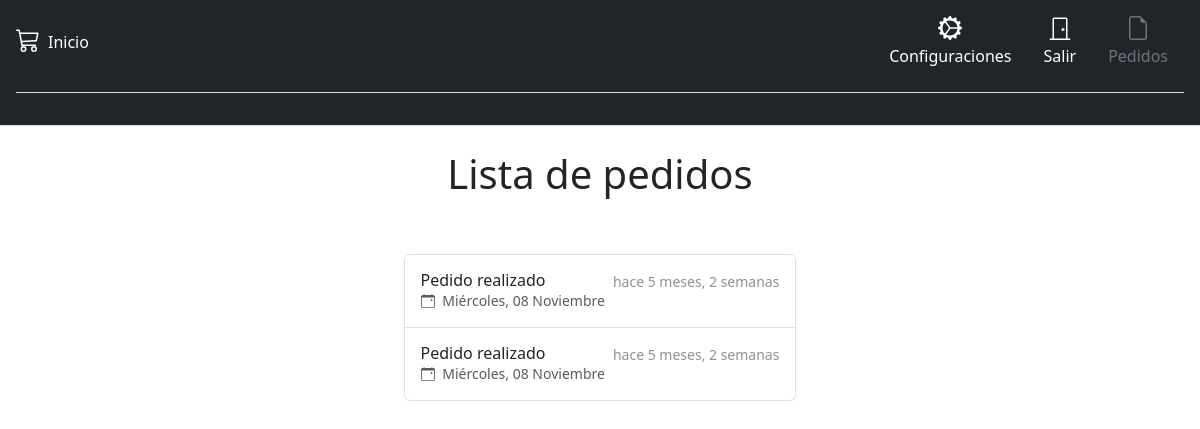
/usuario/1/lista/pedidos/ (signed in), run on the app's committed database.
### apps/home/models.py (models this page shows, shortened)
class Pedido(models.Model):
	usuario = models.ForeignKey(
		Usuario,
		on_delete = models.SET_NULL,
		blank=True,
		null=True,
		related_name='pedidos'
	)
	total = models.FloatField(default = 0.0)
	creado = models.DateTimeField(auto_now_add=True)
	activo = models.BooleanField(default = True)
	class Meta:
		verbose_name = 'Pedido'
		verbose_name_plural = 'Pedidos'
		ordering = ['-creado']
	def get_absolute_url(self):
		return reverse('home:pedido', kwargs = {'pedido_id': self.pk, 'usuario_id': self.usuario.id})

### apps/home/views.py (the view)
@require_http_methods(['GET'])
@login_required(login_url = reverse_lazy('usuarios:login'))
def lista_pedidos_usuario(request, usuario_id = None):
	pedidos = models.Pedido.objects.filter(
			usuario_id = usuario_id
		)
	paginator = Paginator(pedidos, 3)
	lista_pedidos = paginator.get_page(request.GET.get('page'))
	context = {
		'pedidos': lista_pedidos
	}
	return render(request, 'home/lista_pedidos.html', context)

### apps/home/context_processors.py (called while the page is built)
def saludo(request):
	return {'signo': '$'}

### templates/home/lista_pedidos.html (shortened to what this page needs)
{% extends "base/base.html" %}
{% load humanize %}
{% load static %}
{% block content %}
{% if  pedidos %}
	<h1 class="display-6 text-center mt-4">Lista de pedidos</h1>
	<div class="d-flex flex-column flex-md-row p-4 gap-4 py-md-5 align-items-center justify-content-center">
		<div class="list-group">
		  	{% for pedido in pedidos %}
			    <a href="{{  pedido.get_absolute_url }}" class="list-group-item list-group-item-action d-flex gap-3 py-3" aria-current="true">
			      <div class="d-flex gap-2 w-100 justify-content-between">
			        <div>
			          <h6 class="mb-0">Pedido realizado</h6>
			          	<small class="d-block text-body-secondary">
			          	<svg class="bi me-1" width="1em" height="1em"><use xlink:href="#calendar-event"/></svg>
			          		{{pedido.creado|date:"l, d F"}}
			          	</small>
			        </div>
			        <small class="opacity-50 text-nowrap">{{pedido.creado| naturaltime}}</small>
			      </div>
			    </a>
		    {% endfor %}
		</div>
	</div>
{% endif %}
{% endblock content %}

### static/css/header.css (style rules this page uses)
.bi { vertical-align: -.125em; fill: currentColor; }

### data on the page
Pedido: creado "Miércoles, 08 Noviembre", creado "hace 5 meses, 2 semanas"
Pedido: creado "Miércoles, 08 Noviembre", creado "hace 5 meses, 2 semanas"
